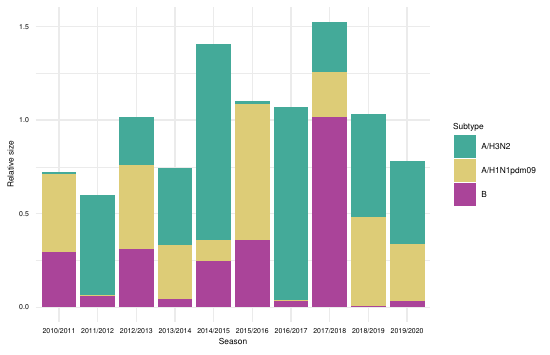

Generate this figure with R:
library(tidyr)
library(ggplot2)
setwd("epidemiology")
epi_sizes = read.csv("Data/ili_data.csv")
epi_sizes=epi_sizes[epi_sizes$Country == "Netherlands",]
epi_sizes = epi_sizes[,c(1,5,6,7)]
epi_sizes = gather(epi_sizes,Subtype,Size,B_REL:H1pdm_REL)

epi_sizes$Season = factor(epi_sizes$Season,levels=2010:2019,labels = c("2010/2011","2011/2012","2012/2013","2013/2014","2014/2015","2015/2016","2016/2017","2017/2018","2018/2019","2019/2020"))
epi_sizes$Subtype = factor(epi_sizes$Subtype,levels=c("H3_REL","H1pdm_REL","B_REL"),labels=c("A/H3N2","A/H1N1pdm09","B"))

fig = ggplot(epi_sizes,aes(fill=Subtype,x=Season,y=Size)) + geom_bar(position="stack", stat="identity") + theme_minimal() + 
  ylab("Relative size") + 
  theme(axis.title = element_text(size=6),
        legend.text = element_text(size=6),
        axis.text=element_text(size=5,color='black'),
        legend.title=element_text(size=6)) + scale_fill_manual(values = c('#44AA99',"#DDCC77","#AA4499"))


ggsave("Figures/Supp_Fig_2.pdf", fig, width=140, height=90, units="mm")
